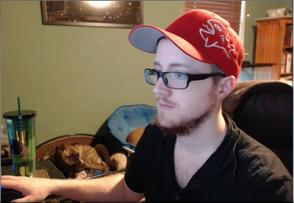
#> input picture image2.jpg, 294 x 203 px
$ python EdgeDetection.py   (older library calls are emulated)
#> lines starting #> are read from the running program, lines starting #| are printed output that depends on the picture
import cv2
import numpy as np

img = cv2.imread('image2.jpg',cv2.IMREAD_COLOR)
#> img is the input picture: shape (203, 294, 3); mean B, G, R 75.4, 91.6, 112.4
img2 = cv2.cvtColor(img,cv2.COLOR_BGR2GRAY)
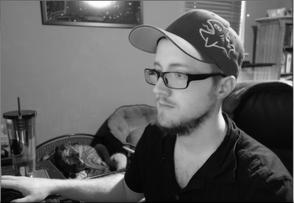
#> img2: shape (203, 294); min 0, max 255, mean 96


laplacian = cv2.Laplacian(img, cv2.CV_64F)
sobelx = cv2.Sobel(img, cv2.CV_64F, 1, 0, ksize=5)
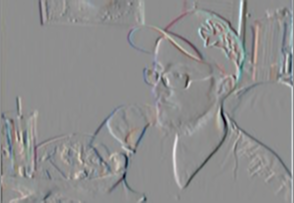
#> sobelx: shape (203, 294, 3) float64; mean B, G, R 4.5, -4.7, -6.9; drawn with min black and max white
sobely = cv2.Sobel(img, cv2.CV_64F, 0, 1, ksize=5)
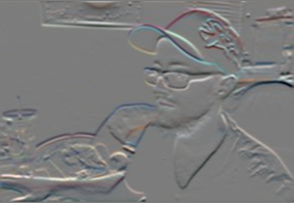
#> sobely: shape (203, 294, 3) float64; mean B, G, R -48.5, -59.4, -62.7; drawn with min black and max white

# [8 lines of commented-out code are left out]

edges = cv2.Canny(img, 100, 200)
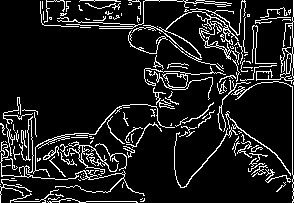
#> edges: shape (203, 294); 11.5% white in thin lines or dots

cv2.imshow('Edges',edges)
cv2.imshow('SobelX',sobelx)
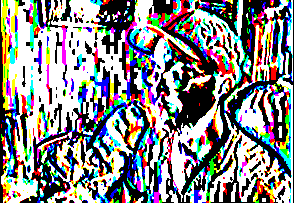
#> window 'SobelX': shape (203, 294, 3); mean B, G, R 136.5, 135.6, 136.2
cv2.imshow('SobelY',sobely)
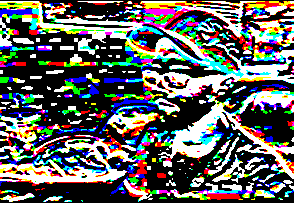
#> window 'SobelY': shape (203, 294, 3); mean B, G, R 95.8, 97.7, 97.1
cv2.imshow('original',img)
cv2.imshow('Laplacian',laplacian)
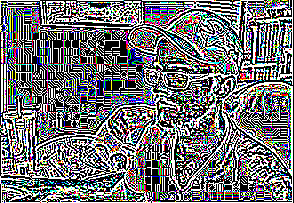
#> window 'Laplacian': shape (203, 294, 3); mean B, G, R 114.7, 112.3, 111.9

cv2.waitKey(0)
cv2.destroyAllWindows()

$ run again, with image.jpg copied over image2.jpg
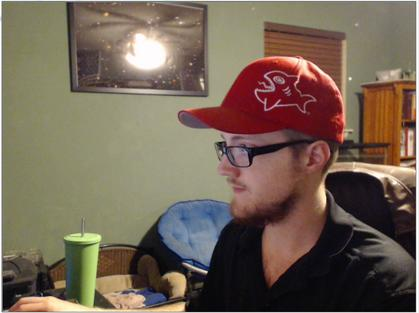
#> input picture image.jpg, 419 x 313 px
#> img is the input picture: shape (313, 419, 3); mean B, G, R 85.9, 100.9, 116.3
#> `edges = cv2.Canny(img, 100, 200)`:
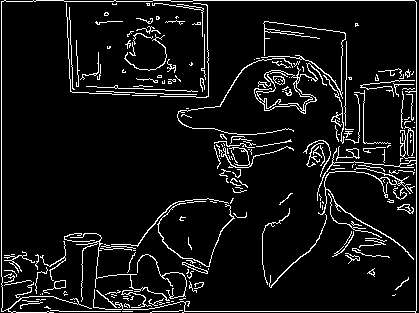
#> edges: shape (313, 419); 7.7% white in thin lines or dots
#> `cv2.imshow('Laplacian',laplacian)`:
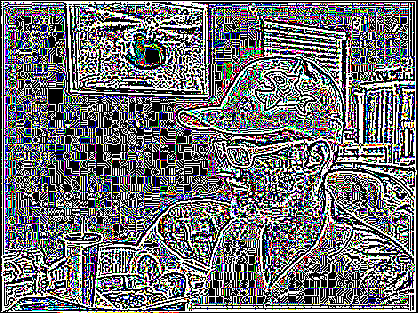
#> window 'Laplacian': shape (313, 419, 3); mean B, G, R 114.7, 111.2, 110.5
